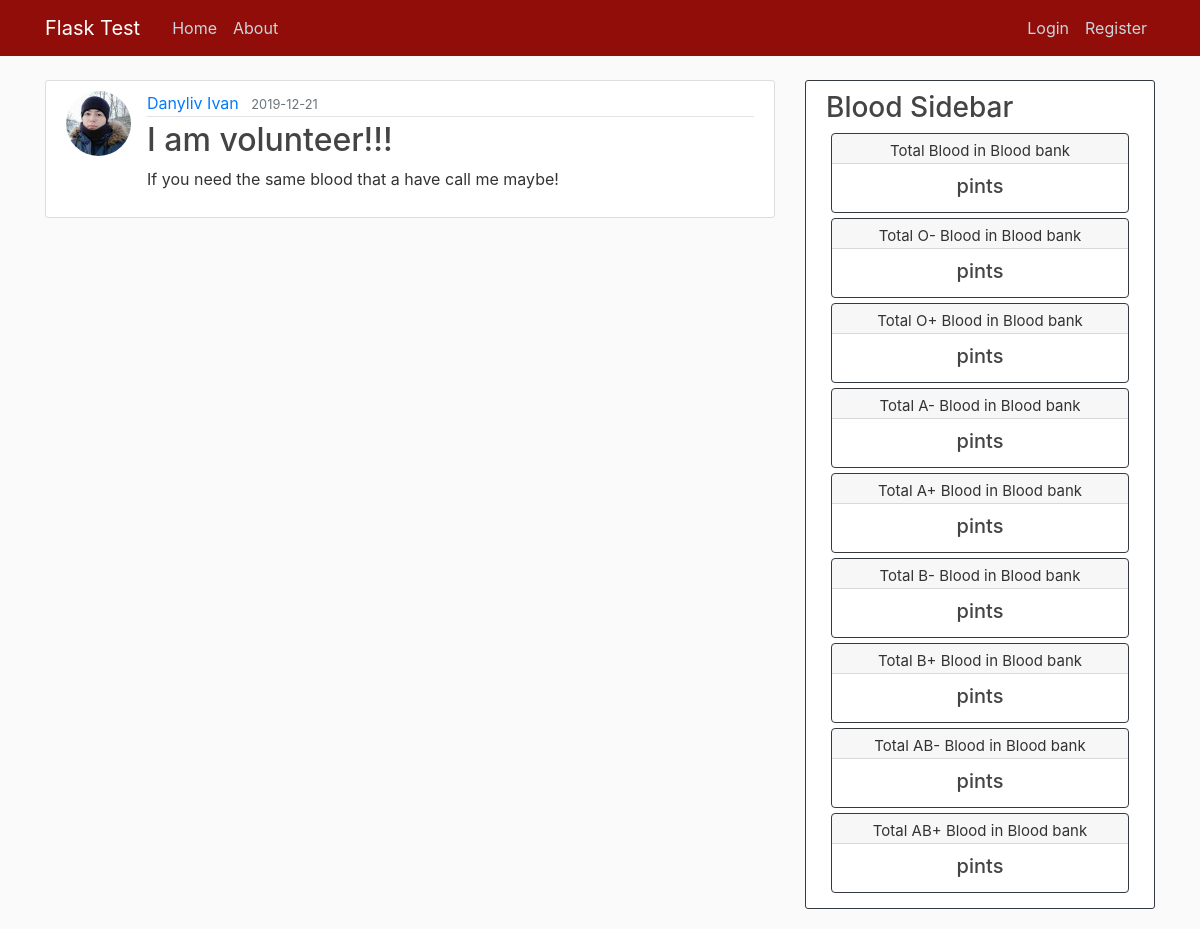
Screenshot of /post/2 with the database file from the repository.
### bank/models.py (models this page shows, shortened)
class User(db.Model, UserMixin):
    id = db.Column(db.Integer, primary_key=True)
    username = db.Column(db.String(20), unique=True, nullable=False)
    email = db.Column(db.String(120), unique=True, nullable=False)
    image_file = db.Column(db.String(20), nullable=False, default='default.jpg')
    password = db.Column(db.String(60), nullable=False)
    posts = db.relationship('Post', backref='author', lazy=True)
    post_index = db.Column(db.Integer())
    address = db.Column(db.String(100))
    city = db.Column(db.String(30))
    blood_group = db.Column(db.String(10), nullable=False)
    phone = db.Column(db.Integer(), unique=True,)
    about = db.Column(db.String(140))
    last_seen = db.Column(db.DateTime, default=datetime.utcnow)
    donates = db.relationship('Donate', backref='author', lazy=True)
    followed = db.relationship(
        'User', secondary=followers,
        primaryjoin=(followers.c.follower_id == id),
        secondaryjoin=(followers.c.followed_id == id),
        backref=db.backref('followers', lazy='dynamic'), lazy='dynamic')

class Post(db.Model):
    id = db.Column(db.Integer, primary_key=True)
    title = db.Column(db.String(100), nullable=False)
    date_posted = db.Column(db.DateTime, nullable=False, default=datetime.utcnow)
    content = db.Column(db.Text, nullable=False)
    user_id = db.Column(db.Integer, db.ForeignKey('user.id'), nullable=False)

### bank/routes.py (the view)
@app.route("/post/<int:post_id>")
def post(post_id):
    post = Post.query.get_or_404(post_id)
    return render_template('post.html', title=post.title, post=post)

### bank/routes.py (called while the page is built)
@app.before_request
def before_request():
    if current_user.is_authenticated:
        current_user.last__seen = datetime.utcnow()
        db.session.commit()

### bank/templates/post.html (shortened to what this page needs)
{% extends "layout.html" %}
{% block content %}
    <article class="media content-section">
      <img class="rounded-circle article-img" src="{{ url_for('static', filename='images/'+ post.author.image_file)}}">
      <div class="media-body">
          <div class="article-metadata">
              <a class="mr-2" href="#">{{ post.author.username }}</a>
              <small class="text-muted">{{ post.date_posted.strftime('%Y-%m-%d') }}</small>
          </div>
          <h2 class="article-title">{{ post.title }}</h2>
          <p class="article-content">{{ post.content }}</p>
      </div>
    </article>
{% endblock content %}

### bank/static/main.css (style rules this page uses)
body { background: #fafafa; color: #333333; margin-top: 5rem; }
h1, h2, h3, h4, h5, h6 { color: #444444; }
.content-section { background: #ffffff; padding: 10px 20px; border: 1px solid #dddddd; border-radius: 3px; margin-bottom: 20px; }
.article-title { color: #444444; }
.article-content { white-space: pre-line; }
.article-img { height: 65px; width: 65px; margin-right: 16px; }
.article-metadata { padding-bottom: 1px; margin-bottom: 4px; border-bottom: 1px solid #e3e3e3 }

### rows the page displays
User: image_file (picture), author.username "Danyliv Ivan"
Post: date_posted "2019-12-21", title "I am volunteer!!!", content "If you need the same blood that a have call me maybe!"
